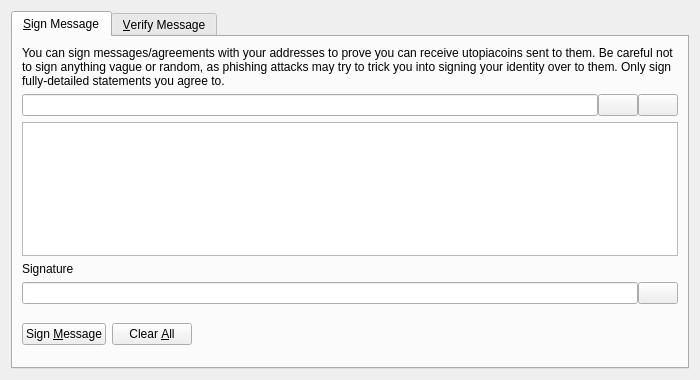
<?xml version="1.0" encoding="UTF-8"?>
<ui version="4.0">
 <class>SignVerifyMessageDialog</class>
 <widget class="QDialog" name="SignVerifyMessageDialog">
  <property name="geometry">
   <rect>
    <x>0</x>
    <y>0</y>
    <width>700</width>
    <height>380</height>
   </rect>
  </property>
  <property name="windowTitle">
   <string>Signatures - Sign / Verify a Message</string>
  </property>
  <property name="modal">
   <bool>true</bool>
  </property>
  <layout class="QVBoxLayout" name="verticalLayout">
   <item>
    <widget class="QTabWidget" name="tabWidget">
     <property name="currentIndex">
      <number>0</number>
     </property>
     <widget class="QWidget" name="tabSignMessage">
      <attribute name="title">
       <string>&amp;Sign Message</string>
      </attribute>
      <layout class="QVBoxLayout" name="verticalLayout_SM">
       <item>
        <widget class="QLabel" name="infoLabel_SM">
         <property name="text">
          <string>You can sign messages/agreements with your addresses to prove you can receive utopiacoins sent to them. Be careful not to sign anything vague or random, as phishing attacks may try to trick you into signing your identity over to them. Only sign fully-detailed statements you agree to.</string>
         </property>
         <property name="textFormat">
          <enum>Qt::PlainText</enum>
         </property>
         <property name="wordWrap">
          <bool>true</bool>
         </property>
        </widget>
       </item>
       <item>
        <layout class="QHBoxLayout" name="horizontalLayout_1_SM">
         <property name="spacing">
          <number>0</number>
         </property>
         <item>
          <widget class="QValidatedLineEdit" name="addressIn_SM">
           <property name="toolTip">
            <string>The Utopiacoin address to sign the message with</string>
           </property>
          </widget>
         </item>
         <item>
          <widget class="QPushButton" name="addressBookButton_SM">
           <property name="toolTip">
            <string>Choose previously used address</string>
           </property>
           <property name="text">
            <string/>
           </property>
           <property name="icon">
            <iconset resource="../utopiacoin.qrc">
             <normaloff>:/icons/address-book</normaloff>:/icons/address-book</iconset>
           </property>
           <property name="shortcut">
            <string>Alt+A</string>
           </property>
           <property name="autoDefault">
            <bool>false</bool>
           </property>
          </widget>
         </item>
         <item>
          <widget class="QPushButton" name="pasteButton_SM">
           <property name="toolTip">
            <string>Paste address from clipboard</string>
           </property>
           <property name="text">
            <string/>
           </property>
           <property name="icon">
            <iconset resource="../utopiacoin.qrc">
             <normaloff>:/icons/editpaste</normaloff>:/icons/editpaste</iconset>
           </property>
           <property name="shortcut">
            <string>Alt+P</string>
           </property>
           <property name="autoDefault">
            <bool>false</bool>
           </property>
          </widget>
         </item>
        </layout>
       </item>
       <item>
        <widget class="QPlainTextEdit" name="messageIn_SM">
         <property name="toolTip">
          <string>Enter the message you want to sign here</string>
         </property>
        </widget>
       </item>
       <item>
        <widget class="QLabel" name="signatureLabel_SM">
         <property name="text">
          <string>Signature</string>
         </property>
         <property name="textFormat">
          <enum>Qt::PlainText</enum>
         </property>
        </widget>
       </item>
       <item>
        <layout class="QHBoxLayout" name="horizontalLayout_2_SM">
         <property name="spacing">
          <number>0</number>
         </property>
         <item>
          <widget class="QLineEdit" name="signatureOut_SM">
           <property name="font">
            <font>
             <italic>true</italic>
            </font>
           </property>
           <property name="readOnly">
            <bool>true</bool>
           </property>
          </widget>
         </item>
         <item>
          <widget class="QPushButton" name="copySignatureButton_SM">
           <property name="toolTip">
            <string>Copy the current signature to the system clipboard</string>
           </property>
           <property name="text">
            <string/>
           </property>
           <property name="icon">
            <iconset resource="../utopiacoin.qrc">
             <normaloff>:/icons/editcopy</normaloff>:/icons/editcopy</iconset>
           </property>
           <property name="autoDefault">
            <bool>false</bool>
           </property>
          </widget>
         </item>
        </layout>
       </item>
       <item>
        <layout class="QHBoxLayout" name="horizontalLayout_3_SM">
         <item>
          <widget class="QPushButton" name="signMessageButton_SM">
           <property name="toolTip">
            <string>Sign the message to prove you own this Utopiacoin address</string>
           </property>
           <property name="text">
            <string>Sign &amp;Message</string>
           </property>
           <property name="icon">
            <iconset resource="../utopiacoin.qrc">
             <normaloff>:/icons/edit</normaloff>:/icons/edit</iconset>
           </property>
           <property name="autoDefault">
            <bool>false</bool>
           </property>
          </widget>
         </item>
         <item>
          <widget class="QPushButton" name="clearButton_SM">
           <property name="toolTip">
            <string>Reset all sign message fields</string>
           </property>
           <property name="text">
            <string>Clear &amp;All</string>
           </property>
           <property name="icon">
            <iconset resource="../utopiacoin.qrc">
             <normaloff>:/icons/remove</normaloff>:/icons/remove</iconset>
           </property>
           <property name="autoDefault">
            <bool>false</bool>
           </property>
          </widget>
         </item>
         <item>
          <spacer name="horizontalSpacer_1_SM">
           <property name="orientation">
            <enum>Qt::Horizontal</enum>
           </property>
           <property name="sizeHint" stdset="0">
            <size>
             <width>40</width>
             <height>48</height>
            </size>
           </property>
          </spacer>
         </item>
         <item>
          <widget class="QLabel" name="statusLabel_SM">
           <property name="font">
            <font>
             <weight>75</weight>
             <bold>true</bold>
            </font>
           </property>
           <property name="text">
            <string/>
           </property>
           <property name="wordWrap">
            <bool>true</bool>
           </property>
          </widget>
         </item>
         <item>
          <spacer name="horizontalSpacer_2_SM">
           <property name="orientation">
            <enum>Qt::Horizontal</enum>
           </property>
           <property name="sizeHint" stdset="0">
            <size>
             <width>40</width>
             <height>48</height>
            </size>
           </property>
          </spacer>
         </item>
        </layout>
       </item>
      </layout>
     </widget>
     <widget class="QWidget" name="tabVerifyMessage">
      <attribute name="title">
       <string>&amp;Verify Message</string>
      </attribute>
      <layout class="QVBoxLayout" name="verticalLayout_VM">
       <item>
        <widget class="QLabel" name="infoLabel_VM">
         <property name="text">
          <string>Enter the receiver's address, message (ensure you copy line breaks, spaces, tabs, etc. exactly) and signature below to verify the message. Be careful not to read more into the signature than what is in the signed message itself, to avoid being tricked by a man-in-the-middle attack. Note that this only proves the signing party receives with the address, it cannot prove sendership of any transaction!</string>
         </property>
         <property name="textFormat">
          <enum>Qt::PlainText</enum>
         </property>
         <property name="alignment">
          <set>Qt::AlignLeading|Qt::AlignLeft|Qt::AlignTop</set>
         </property>
         <property name="wordWrap">
          <bool>true</bool>
         </property>
        </widget>
       </item>
       <item>
        <layout class="QHBoxLayout" name="horizontalLayout_1_VM">
         <property name="spacing">
          <number>0</number>
         </property>
         <item>
          <widget class="QValidatedLineEdit" name="addressIn_VM">
           <property name="toolTip">
            <string>The Utopiacoin address the message was signed with</string>
           </property>
          </widget>
         </item>
         <item>
          <widget class="QPushButton" name="addressBookButton_VM">
           <property name="toolTip">
            <string>Choose previously used address</string>
           </property>
           <property name="text">
            <string/>
           </property>
           <property name="icon">
            <iconset resource="../utopiacoin.qrc">
             <normaloff>:/icons/address-book</normaloff>:/icons/address-book</iconset>
           </property>
           <property name="shortcut">
            <string>Alt+A</string>
           </property>
           <property name="autoDefault">
            <bool>false</bool>
           </property>
          </widget>
         </item>
        </layout>
       </item>
       <item>
        <widget class="QPlainTextEdit" name="messageIn_VM"/>
       </item>
       <item>
        <widget class="QValidatedLineEdit" name="signatureIn_VM"/>
       </item>
       <item>
        <layout class="QHBoxLayout" name="horizontalLayout_2_VM">
         <item>
          <widget class="QPushButton" name="verifyMessageButton_VM">
           <property name="toolTip">
            <string>Verify the message to ensure it was signed with the specified Utopiacoin address</string>
           </property>
           <property name="text">
            <string>Verify &amp;Message</string>
           </property>
           <property name="icon">
            <iconset resource="../utopiacoin.qrc">
             <normaloff>:/icons/transaction_0</normaloff>:/icons/transaction_0</iconset>
           </property>
           <property name="autoDefault">
            <bool>false</bool>
           </property>
          </widget>
         </item>
         <item>
          <widget class="QPushButton" name="clearButton_VM">
           <property name="toolTip">
            <string>Reset all verify message fields</string>
           </property>
           <property name="text">
            <string>Clear &amp;All</string>
           </property>
           <property name="icon">
            <iconset resource="../utopiacoin.qrc">
             <normaloff>:/icons/remove</normaloff>:/icons/remove</iconset>
           </property>
           <property name="autoDefault">
            <bool>false</bool>
           </property>
          </widget>
         </item>
         <item>
          <spacer name="horizontalSpacer_1_VM">
           <property name="orientation">
            <enum>Qt::Horizontal</enum>
           </property>
           <property name="sizeHint" stdset="0">
            <size>
             <width>40</width>
             <height>48</height>
            </size>
           </property>
          </spacer>
         </item>
         <item>
          <widget class="QLabel" name="statusLabel_VM">
           <property name="font">
            <font>
             <weight>75</weight>
             <bold>true</bold>
            </font>
           </property>
           <property name="text">
            <string/>
           </property>
           <property name="wordWrap">
            <bool>true</bool>
           </property>
          </widget>
         </item>
         <item>
          <spacer name="horizontalSpacer_2_VM">
           <property name="orientation">
            <enum>Qt::Horizontal</enum>
           </property>
           <property name="sizeHint" stdset="0">
            <size>
             <width>40</width>
             <height>48</height>
            </size>
           </property>
          </spacer>
         </item>
        </layout>
       </item>
      </layout>
     </widget>
    </widget>
   </item>
  </layout>
 </widget>
 <customwidgets>
  <customwidget>
   <class>QValidatedLineEdit</class>
   <extends>QLineEdit</extends>
   <header>qt/qvalidatedlineedit.h</header>
  </customwidget>
 </customwidgets>
 <resources>
  <include location="../utopiacoin.qrc"/>
 </resources>
 <connections/>
</ui>
